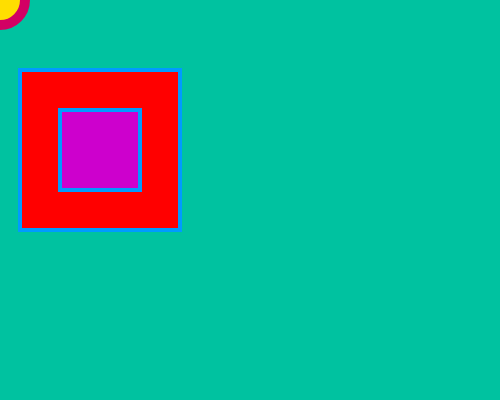
Frame 1 (no input)
Frame 60 (no input): identical to frame 1, image omitted
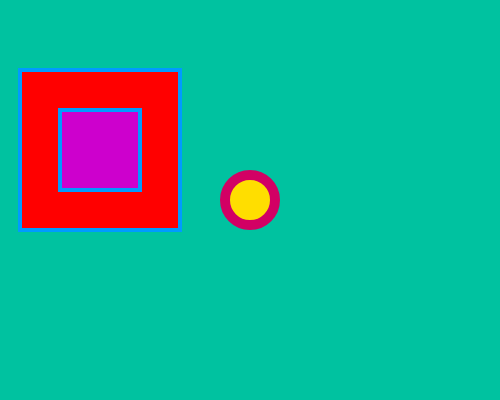
Frame 120 (the mouse pressed at the canvas centre since frame 60)

The p5.js sketch that drew these frames (run headless with seeded random() and noise() and a simulated clock; from frame 60 on, the mouse is pressed at the canvas centre):

// p5.js sketch
// ── sketch.js
//miercoles 20 de julio --> haremos que una elipse siga al mouse

//APUNTES Y VARIABLES
//declarar--> para usar una variable hay que declararla , así la maquina sabe que existe.
//var x; (x equivale a algo lo que sea)
var diametro;

//depsués de delcarar la variable, podemos ASIGNAR un valor

diametro=50; //asignamos valor a "variable" la puedo pisar escribiendo más abajo un nuevo valor

//hay 2 tipos de variables: locales y las globales
// las variables globales viven fuera de una función
//las variables locales viven dentro de la función
//Variable Global, es más peligrosa y la repite infinitas veces y se carga muchas veces
//la variable local es más facil de controlar. esta se carga solo una vez y lueo desaparece.


//LAS FUNCIONES TAMBIEN SE DECLARAN
function nombreFuncion(){
  //acá van todas las funciones e instrucciones
  //finalmente podemos crear la función y luego mverla de posicion para que corra Tan solo mencionado la por el 
  //nombre de la funcion mas parentesis y más el punto y coma ej: NombreFuncion();
}

//La funcion setup se ejecuta una vez
function setup() {
  //canvas es el lienzo  
  createCanvas(500, 400);
  //background of course, es el color de fondo :)
  background(0,194, 160);
}


//todo lo que está dentro de DRAW lo ejectutará 60 veces x segundo 
function draw() {
  //declarar vardiable ancho borde --> esta sería una variable LOCAL
  var anchoBorde;
  //asignar un valor
  anchoBorde = 10; // O podemos directamente en la linea que declaramos la 
  //variable poner un igual y dar valor sería VAR ANCHOBORDE = 10;
   
  //dibujar una elipse (posX, Pos Y, Widht & Height) para dibujar una elipse
  //Medidas en px
  //ellipse(100, 100, 40, 40); //el código es para poner un circulo estático
  
  //CamelCase es escirbir palabras en mayuscula y minúsculas
  
  //noFill(); //No tiene relleno PRIMERO DEBEMOS DAR LOS PARAMETROS O CARACTERISTICAS DEL ELEMENTO
  //Esto lee de arriba hacia abjo, por ende, si escribo una función antes, la desarrollará antes.
  
  background(0,194, 160);//pegar nuevamente el fondo, es para que no quede la "estela" de la esfera
  
//las comenté por que abajo hice una función para esto  strokeWeight(10);//tamaño del borde(px)
//las comenté por que abajo hice una función para esto  stroke(210,0,100); //sólo el color del borde (rgb)
//las comenté por que abajo hice una función para esto  fill(255,222,0); //relleno del circulo
  
  estilo2()
  ellipse(100, 100, 30, 30);//Con este código,sigue el circulo al mouse
  
  estilo1()
  ellipse(mouseX, mouseY, diametro, diametro);//asignar el valor de la variable en vez de un valor real
 
 //esto seria una asignacion nueva a la variable global  
//-->ESTO LO comenté por ahora--> diametro = diametro + 1; //irá ejecutando 60 veces por segundo por ende irá creciendo cada 1 segundo +1

estilo3()  
rectMode(RADIUS);  // Set rectMode to RADIUS
//fill(255);  // Set fill to white
rect(100, 150, 80, 80);  // Draw white rect using RADIUS mode los primeros valores son X-Y

rectMode(CENTER);  // Set rectMode to CENTER
fill(205, 0, 205);  // Set fill to gray
rect(100, 150, 80, 80);  // Draw gray rect using CENTER mode  

  
  
  
}//cierre de mi funcion draw

//declaracion de funcion de estilo de elipse
function estilo1(){
  strokeWeight(10);//tamaño del borde(px)
  stroke(210,0,100); //sólo el color del borde (rgb)
  fill(255,222,0); //relleno del circulo
}

function estilo2(){
  strokeWeight(1);//tamaño del borde(px)
  stroke(256,100,100); //sólo el color del borde (rgb)
  fill(165,202,0); //relleno del circulo
}

function estilo3(){
  strokeWeight(4);//tamaño del borde(px)
  stroke(0,155,255); //sólo el color del borde (rgb)
  fill(255,0,0); //relleno del circulo
}
